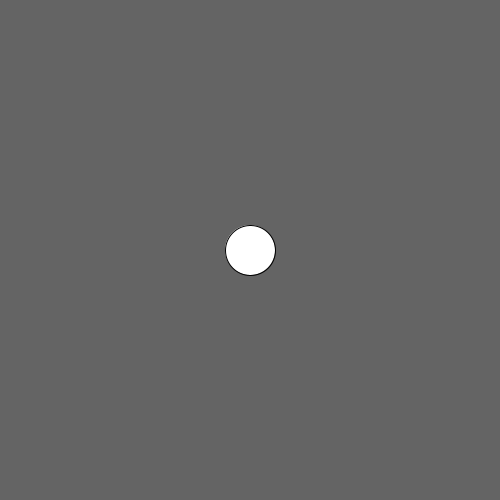
Frame 1 (no input)
Frame 60 (the mouse pressed at the canvas centre just before this capture): identical to frame 1, image omitted
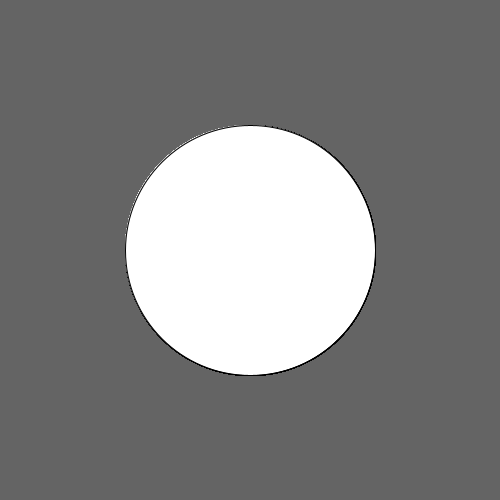
Frame 120 (the mouse held since frame 60 and released just before this capture)

The Processing sketch that drew these frames (run headless with seeded random() and noise(); from frame 60 on, the mouse is pressed at the canvas centre):

// Processing sketch: Class6_04_EnvironmentalVariables
// ── Class6_04_EnvironmentalVariables.pde
int x;
int y;
int w;
int h;

void setup(){
  size(500,500);
  frameRate(20);
  background(100);
  
  x = width/2;
  y = height/2;
  w = 50;
  h = 50;
}

void draw(){
  ellipse(x,y,w,h);
  y = mouseY;
  x = mouseX;
  w = mouseY;
  h = mouseX;
}
